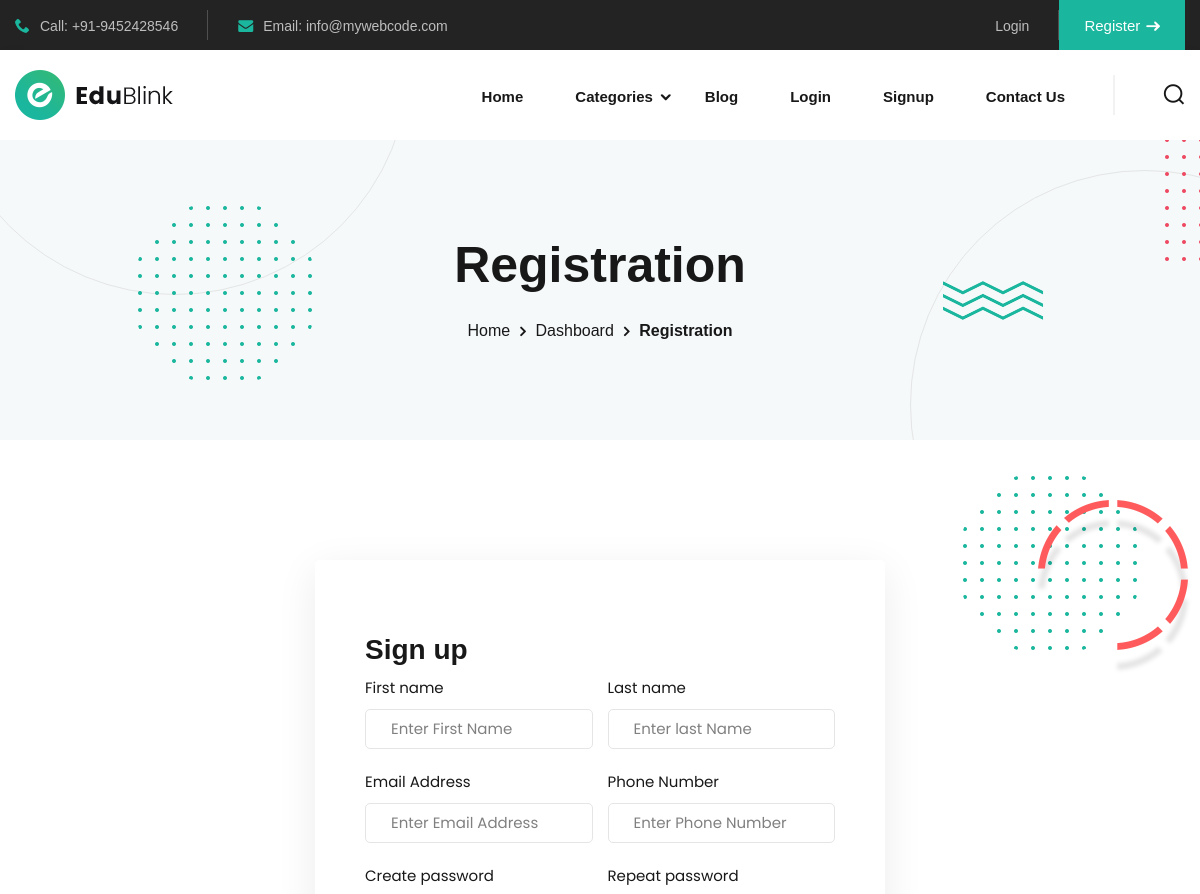
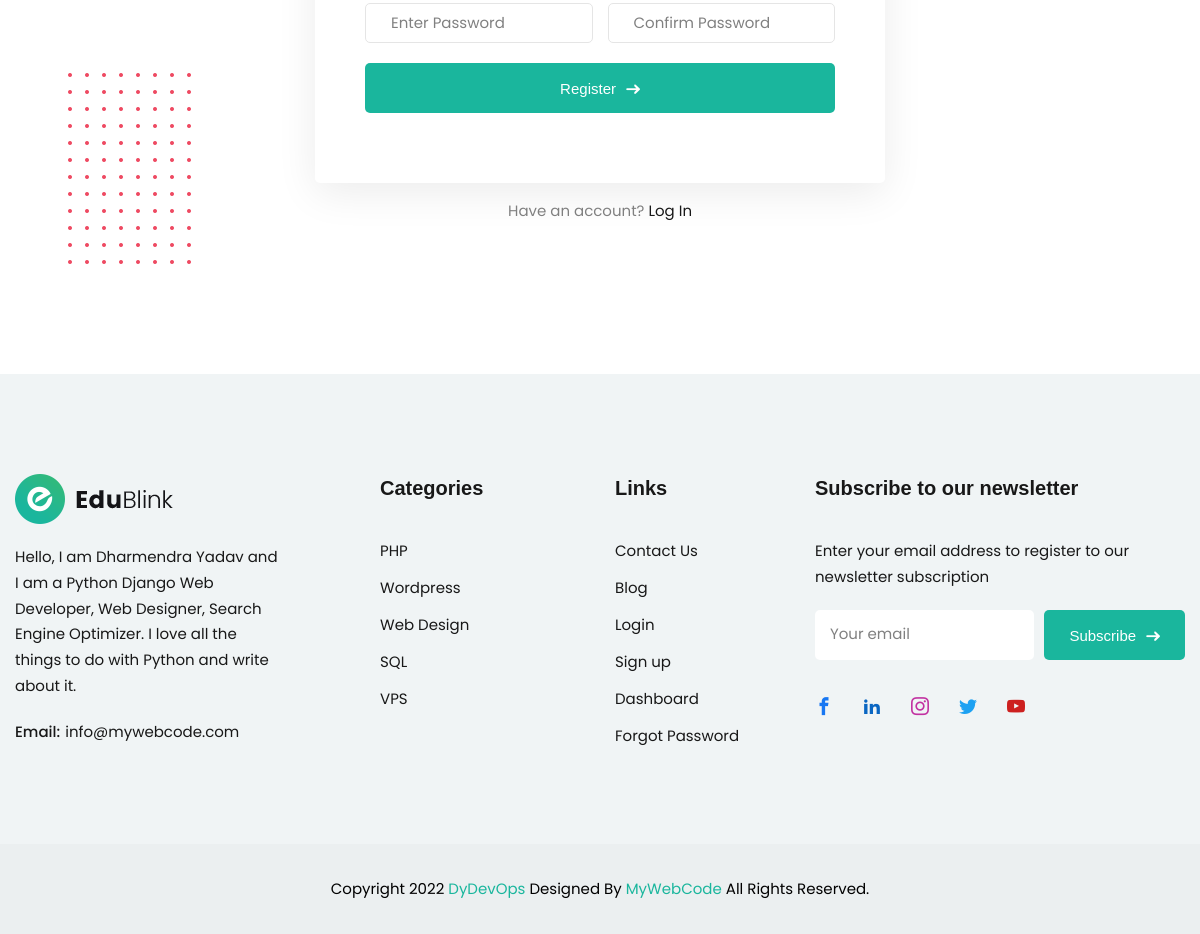
Page /accounts/register/ on the committed database (2 pictures, top to bottom).
### blog/models.py (models this page shows, shortened)
class Category(models.Model):
    sno = models.AutoField(primary_key=True)
    category_name = models.CharField(max_length=100, unique=True)
    slug = models.SlugField(max_length=100, unique=True)
    description = models.TextField(max_length=500, blank=True)
    category_image = models.ImageField(upload_to='category/%Y/%m/%d/', blank=True)
    created_on = models.DateTimeField(default=timezone.now)
    updated_on = models.DateTimeField(auto_now=True)
    status = models.IntegerField(choices=STATUS, default=0)
    class Meta:
        verbose_name = 'category'
        verbose_name_plural = 'categories'
        ordering = ['-created_on']
    def get_url(self):
            return reverse('posts_by_category', args=[self.slug])

### accounts/views.py (the view)
# urls.py: path('register/', views.register, name='register'),
def register(request):
    if request.method == 'POST':
        form = RegistrationForm(request.POST)
        if form.is_valid():
            first_name = form.cleaned_data['first_name']
            last_name = form.cleaned_data['last_name']
            phone_number = form.cleaned_data['phone_number']
            email = form.cleaned_data['email']
            password = form.cleaned_data['password']
            username = email.split("@")[0]
            user = Account.objects.create_user(first_name=first_name, last_name=last_name, email=email, username=username, password=password)
            user.phone_number = phone_number
            user.save()
            profile = UserProfile()
            profile.user_id = user.id
            profile.profile_picture = 'default/default-user.png'
            profile.save()
            current_site = get_current_site(request)
            mail_subject = 'Please activate your account'
            message = render_to_string('accounts/account_verification_email.html', {
                'user': user,
                'domain': current_site,
                'uid': urlsafe_base64_encode(force_bytes(user.pk)),
                'token': default_token_generator.make_token(user),
            })
            to_email = email
            send_email = EmailMessage(mail_subject, message, to=[to_email])
            send_email.send()
            return redirect('/accounts/login/?command=verification&email='+email)
    else:
        form = RegistrationForm()
    context = {
        'form': form,
    }
    return render(request, 'accounts/register.html', context)

### accounts/forms.py (shortened to what this page needs)
class RegistrationForm(forms.ModelForm):
    password = forms.CharField(widget=forms.PasswordInput(attrs={
        'placeholder': 'Enter Password',
        'class': 'form-control',
    }))
    confirm_password = forms.CharField(widget=forms.PasswordInput(attrs={
        'placeholder': 'Confirm Password'
    }))
    class Meta:
        model = Account
        fields = ['first_name', 'last_name', 'phone_number', 'email', 'password']
    def __init__(self, *args, **kwargs):
        super(RegistrationForm, self).__init__(*args, **kwargs)
        self.fields['first_name'].widget.attrs['placeholder'] = 'Enter First Name'
        self.fields['last_name'].widget.attrs['placeholder'] = 'Enter last Name'
        self.fields['phone_number'].widget.attrs['placeholder'] = 'Enter Phone Number'
        self.fields['email'].widget.attrs['placeholder'] = 'Enter Email Address'
        for field in self.fields:
            self.fields[field].widget.attrs['class'] = 'form-control'

### blog/context_processors.py (called while the page is built)
def menu_links(request):
    links = Category.objects.filter(status=1).order_by('created_on')
    return dict(links=links)

### templates/accounts/register.html (shortened to what this page needs)
{% extends 'base.html' %}
{% load static %}
{% block content %}
<div class="edu-breadcrumb-area">
    <div class="container">
        <div class="breadcrumb-inner">
            <div class="page-title">
                <h1 class="title"><span>Registration</span></h1>
            </div>
            <ul class="edu-breadcrumb">
                <li class="breadcrumb-item"><a href="{% url 'home' %}">Home</a></li>
                <li class="separator"><i class="icon-angle-right"></i></li>
                <li class="breadcrumb-item"><a href="{% url 'dashboard' %}">Dashboard</a></li>
                <li class="separator"><i class="icon-angle-right"></i></li>
                <li class="breadcrumb-item active" aria-current="page">Registration</li>
            </ul>
        </div>
    </div>
    <ul class="shape-group">
        <li class="shape-1">
        </li>
        <li class="shape-2 scene"><img data-depth="2" src="{% static 'assets/images/about/shape-13.png' %}" alt="shape"></li>
        <li class="shape-3 scene"><img data-depth="-2" src="{% static 'assets/images/about/shape-15.png' %}" alt="shape"></li>
        <li class="shape-4">
        </li>
        <li class="shape-5 scene"><img data-depth="2" src="{% static 'assets/images/about/shape-07.png' %}" alt="shape"></li>
    </ul>
</div>
<section class="account-page-area section-gap-equal">
    <div class="container position-relative">
        <div class="row g-5 justify-content-left">
            <div class="col-md-6 offset-md-3">
                <div class="login-form-box registration-form">
                    <h3 class="title">Sign up</h3>
                    <form action="{% url 'register' %}" method="POST">
                      <div class="row">
                        <div class="col form-group">
                          <label>First name</label>
                            {{ form.first_name }}
                        </div>
                        <div class="col form-group">
                          <label>Last name</label>
                          {{ form.last_name }}
                        </div>
                      </div>
                      <div class="row">
                        <div class="form-group col-md-6">
                          <label>Email Address</label>
                           {{form.email}}
                        </div>
                        <div class="form-group col-md-6">
                          <label>Phone Number</label>
                          {{form.phone_number}}
                        </div>
                      </div>
                      <div class="row">
                        <div class="form-group col-md-6">
                          <label>Create password</label>
                           {{ form.password }}
                        </div>
                        <div class="form-group col-md-6">
                          <label>Repeat password</label>
                          {{form.confirm_password}}
                        </div>
                      </div>
                      <div class="form-group">
                        <button type="submit" class="rn-btn edu-btn btn-medium submit-btn"> Register <i class="icon-4"></i></button>
                    </div>
                    </form>
                </div>
            </div>
            <p class="text-center mt-4">Have an account? <a href="{% url 'login' %}">Log In</a></p>
           <br><br>
        </div>
        <ul class="shape-group">
            <li class="shape-1 scene"><img data-depth="2" src="{% static 'assets/images/about/shape-07.png' %}" alt="Shape"></li>
            <li class="shape-2 scene"><img data-depth="-2" src="{% static 'assets/images/about/shape-13.png' %}" alt="Shape"></li>
            <li class="shape-3 scene"><img data-depth="2" src="{% static 'assets/images/counterup/shape-02.png' %}" alt="Shape"></li>
        </ul>
    </div>
  </section>
  {% endblock %}

### templates/includes/footer.html (shortened to what this page needs)
{% load static %}
        <footer class="edu-footer footer-lighten bg-image footer-style-1">
            <div class="footer-top">
                <div class="container">
                    <div class="row g-5">
                        <div class="col-lg-3 col-md-6">
                            <div class="edu-footer-widget">
                                <div class="logo">
                                    <a href="index.html">
                                        <img class="logo-light" src="{% static 'assets/images/logo/logo-dark.png' %}" alt="Corporate Logo">
                                    </a>
                                </div>
                                <p class="description">Hello, I am Dharmendra Yadav and I am a Python Django Web Developer, Web Designer, Search Engine Optimizer. I love all the things to do with Python and write about it.</p>
                                <div class="widget-information">
                                    <ul class="information-list">
                                        <li><span>Email:</span><a href="mailto:info@mywebcode.com" target="_blank">info@mywebcode.com</a></li>
                                    </ul>
                                </div>
                            </div>
                        </div>
                        <div class="col-lg-3 col-sm-6">
                            <div class="edu-footer-widget explore-widget">
                                <h4 class="widget-title">Categories</h4>
                                <div class="inner">
                                    <ul class="footer-link link-hover">
                                        {% for category in links %}
                                         {% if forloop.counter <= 6 %}
                                        <li><a href="{{ category.get_url }}">{{ category.category_name }}</a></li>
                                        {%endif%}
                                       {% endfor %}
                                    </ul>
                                </div>
                            </div>
                        </div>
                        <div class="col-lg-2 col-sm-6">
                            <div class="edu-footer-widget quick-link-widget">
                                <h4 class="widget-title">Links</h4>
                                <div class="inner">
                                    <ul class="footer-link link-hover">
                                        <li><a href="{% url 'contact' %}">Contact Us</a></li>
                                        <li><a href="{% url 'post' %}">Blog</a></li>
                                        {%  if user.is_authenticated %}
                                        <li><a href="{% url 'dashboard' %}">Hello, {{user.first_name}}!</a></li>
                                        <li><a href="{% url 'logout' %}">Logout</a></li>
                                        {% else %}
                                        <li><a href="{% url 'login' %}">Login</a></li>
                                        <li><a href="{% url 'register' %}">Sign up</a></li>
                                        {% endif %}
                                        <li><a href="{% url 'dashboard' %}">Dashboard</a></li>
                                        <li><a href="{% url 'forgotPassword' %}">Forgot Password</a></li>
                                    </ul>
                                </div>
                            </div>
                        </div>
                        <div class="col-lg-4 col-md-6">
                            <div class="edu-footer-widget">
                                <h4 class="widget-title">Subscribe to our newsletter</h4>
                                <div class="inner">
                                    <p class="description">Enter your email address to register to our newsletter subscription</p>
                                    <div class="input-group footer-subscription-form">
                                        <input type="email" class="form-control" placeholder="Your email">
                                        <button class="edu-btn btn-medium" type="button">Subscribe <i class="icon-4"></i></button>
                                    </div>
                                    <ul class="social-share icon-transparent">
                                        <li><a href="#" class="color-fb"><i class="icon-facebook"></i></a></li>
                                        <li><a href="#" class="color-linkd"><i class="icon-linkedin2"></i></a></li>
                                        <li><a href="#" class="color-ig"><i class="icon-instagram"></i></a></li>
                                        <li><a href="#" class="color-twitter"><i class="icon-twitter"></i></a></li>
                                        <li><a href="#" class="color-yt"><i class="icon-youtube"></i></a></li>
                                    </ul>
                                </div>
                            </div>
                        </div>
                    </div>
                </div>
            </div>
            <div class="copyright-area">
                <div class="container">
                    <div class="row">
                        <div class="col-lg-12">
                            <div class="inner text-center">
                                <p>Copyright 2022 <a href="#">DyDevOps</a> Designed By <a href="https://www.mywebcode.com" target="_blank">MyWebCode</a> All Rights Reserved.</p>
                            </div>
                        </div>
                    </div>
                </div>
            </div>
        </footer>
    </div>

### dydevops/static/assets/css/responsive.css (style rules this page uses)
.login-form-box .form-group input { border: 1px solid var(--color-border); height: 40px; }

### rows in the picture
Category: category_name "PHP"
Category: category_name "Wordpress"
Category: category_name "Web Design"
Category: category_name "SQL"
Category: category_name "VPS"
